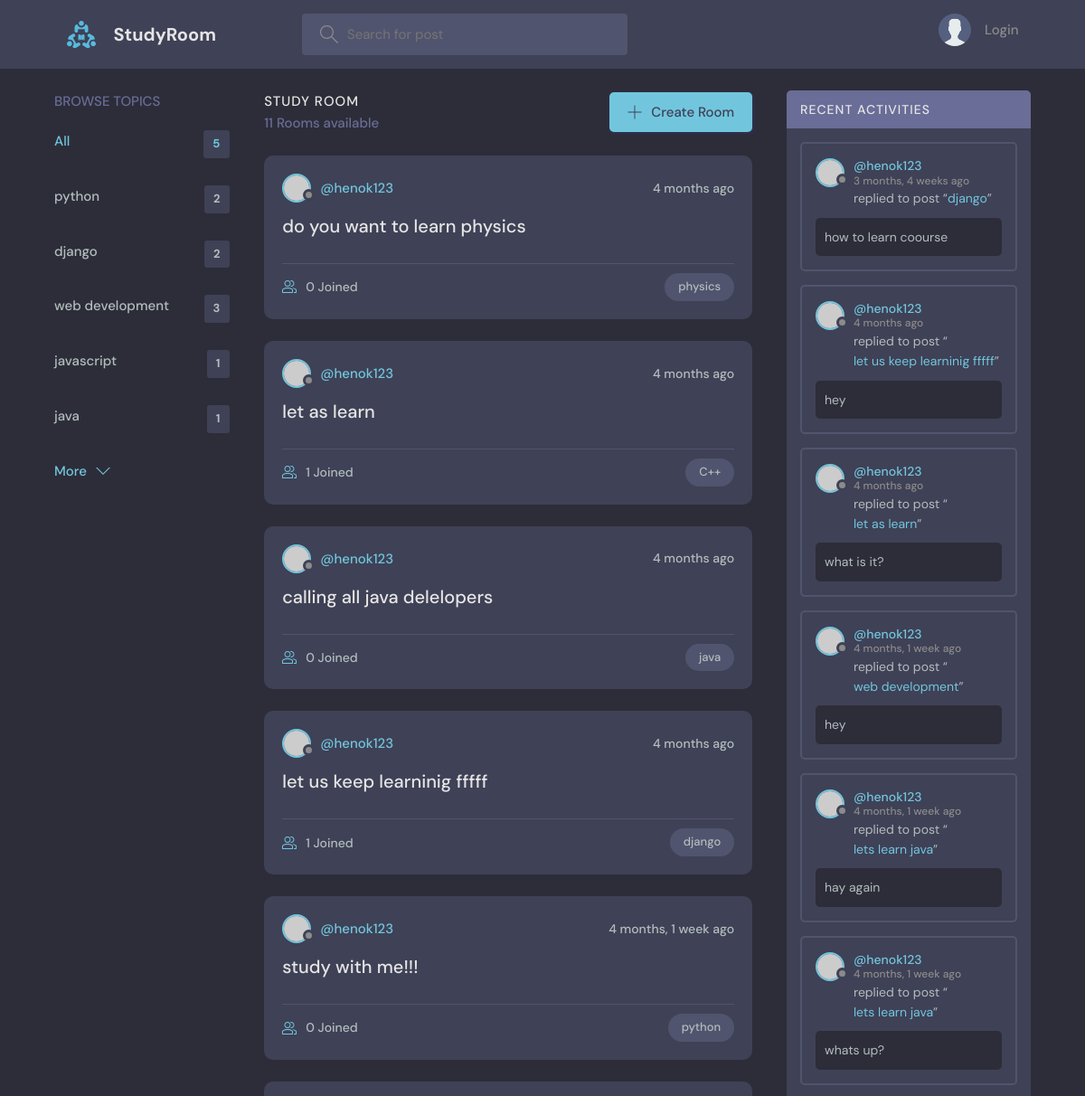
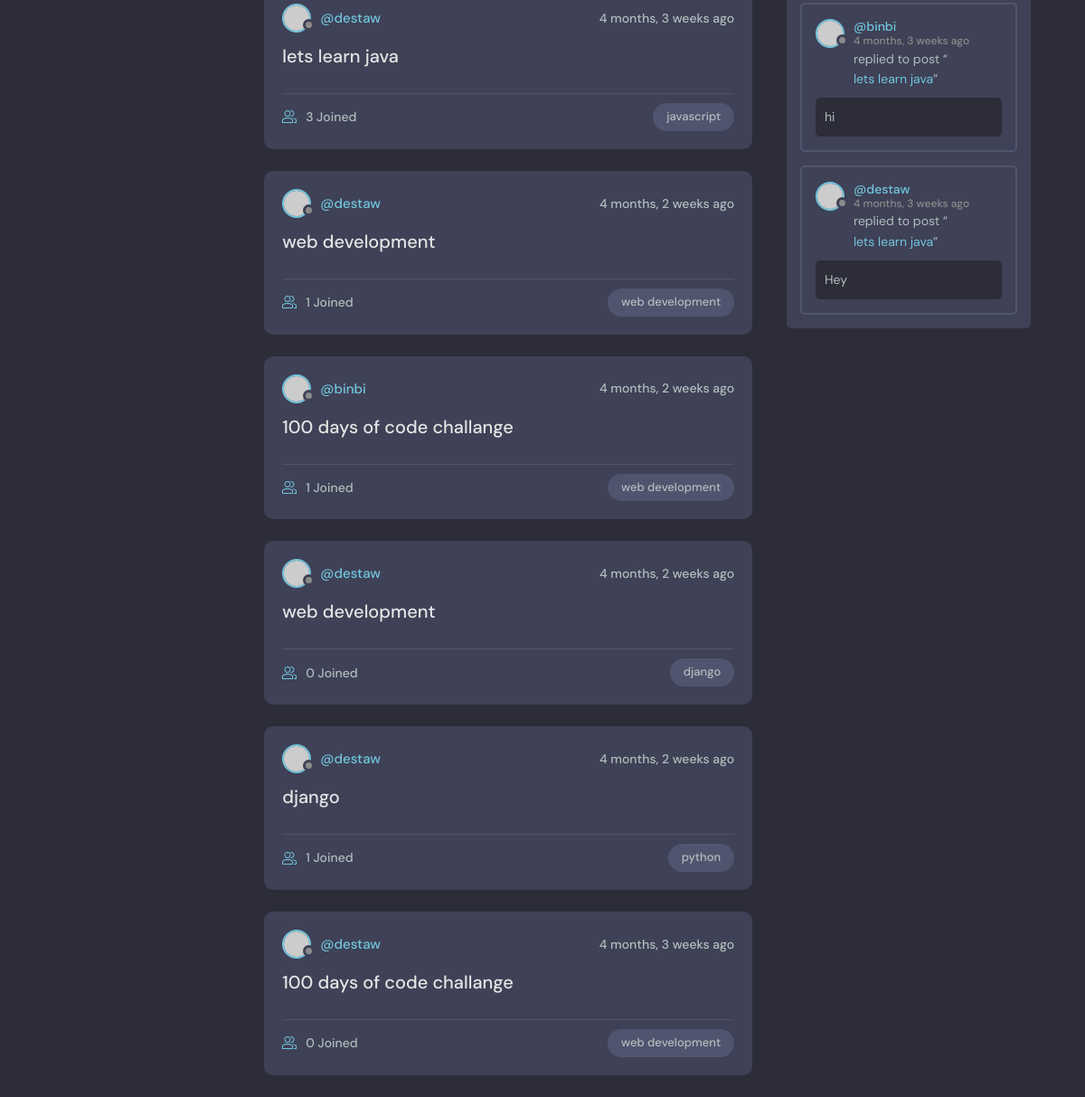
The page / on the database its author committed (2 pictures, top to bottom).
### base/models.py (models this page shows, shortened)
class Topic(models.Model):
     name = models.CharField(max_length=200)

class Room(models.Model):
    host = models.ForeignKey(User, on_delete=models.SET_NULL,null=True)
    topic =  models.ForeignKey(Topic, on_delete=models.SET_NULL,null=True)
    name = models.CharField(max_length=200)
    description = models.TextField(null=True,blank=True)
    participants =models.ManyToManyField(User,related_name="participants",blank=True)
    updated = models.DateTimeField(auto_now=True)
    created = models.DateTimeField(auto_now_add=True)
    class Meta:
        ordering = ['-updated','-created']
    def __str__(self):
        return self.name

class Message(models.Model):
     user = models.ForeignKey(User, on_delete=models.CASCADE)
     room =  models.ForeignKey(Room, on_delete=models.CASCADE)
     body = models.TextField()
     updated = models.DateTimeField(auto_now=True)
     created = models.DateTimeField(auto_now_add=True)
     class Meta:
        ordering = ['-updated','-created']

### base/views.py (the view)
# urls.py: path('',views.home, name="home"),
def home(request):
    q = request.GET.get('q') if request.GET.get('q') !=None else ''
    rooms = Room.objects.filter(
        Q(topic__name__icontains=q) |
        Q(name__icontains=q) |
        Q(description__icontains=q)
        )
    topics = Topic.objects.all()[0:5]
    room_count = rooms.count()
    room_messages = Message.objects.filter(Q(room__topic__name__icontains=q))
    context = {'rooms':rooms , 'topics': topics,
               'room_count':room_count , 'room_messages':room_messages}
    return render(request,'base/home.html',context)

### base/templates/base/home.html (shortened to what this page needs)
 {% extends "main.html" %}
 {% block content %}
    <main class="layout layout--3">
      <div class="container">
      {% include "base/topics_componenet.html" %}
        <div class="roomList">
          <div class="roomList__header">
            <div>
              <h2>Study Room</h2>
              <p>{{room_count}} Rooms available</p>
            </div>
            <a class="btn btn--main" href="{% url 'create_room' %}">
              <svg version="1.1" xmlns="http://www.w3.org/2000/svg" width="32" height="32" viewBox="0 0 32 32">
                <title>add</title>
                <path
                  d="M16.943 0.943h-1.885v14.115h-14.115v1.885h14.115v14.115h1.885v-14.115h14.115v-1.885h-14.115v-14.115z"
                ></path>
              </svg>
              Create Room
            </a>
          </div>
         {% include 'base/feed_componenet.html' %}
        </div>
         {% include 'base/activity_componenet.html'%}
      </div>
    </main>
    {% endblock  %}

### base/templates/base/topics_componenet.html
   <div class="topics">
          <div class="topics__header">
            <h2>Browse Topics</h2>
          </div>
          <ul class="topics__list">
            <li>
              <a href="{% url 'home'%}" class="active">All <span>{{topics.count}}</span></a>
            </li>
            {% for topic in topics %}
            <li>
              <a href="{% url 'home' %}?q={{topic.name}}">{{topic.name}} <span>{{topic.room_set.all.count}}</span></a>
            </li>
            {% endfor %}
          </ul>
          <a class="btn btn--link" href="{% url 'topics'%}">
            More
            <svg version="1.1" xmlns="http://www.w3.org/2000/svg" width="32" height="32" viewBox="0 0 32 32">
              <title>chevron-down</title>
              <path d="M16 21l-13-13h-3l16 16 16-16h-3l-13 13z"></path>
            </svg>
          </a>
        </div>

### base/templates/base/feed_componenet.html (shortened to what this page needs)
    {% for room in rooms %}
     <div class="roomListRoom">
            <div class="roomListRoom__header">
              <a href="{% url 'user-profile' room.host.id %}" class="roomListRoom__author">
                <div class="avatar avatar--small">
                  <img src="https://randomuser.me/api/portraits/women/11.jpg" />
                </div>
                <span>@{{room.host.username}}</span>
              </a>
              <div class="roomListRoom__actions">
                <span>{{room.created|timesince}} ago</span>
              </div>
            </div>
            <div class="roomListRoom__content">
              <a href="{% url 'room' room.id %}">{{room.name}}</a>
            </div>
            <div class="roomListRoom__meta">
              <a href="{% url 'room' room.id %}" class="roomListRoom__joined">
                {{room.participants.all.count}} Joined
              </a>
              <p class="roomListRoom__topic">{{room.topic.name}}</p>
            </div>
         </div>
      {% endfor %}

### base/templates/base/activity_componenet.html (shortened to what this page needs)
<div class="activities">
          <div class="activities__header">
            <h2>Recent Activities</h2>
          </div>
          {% for  message in room_messages %}
          <div class="activities__box">
            <div class="activities__boxHeader roomListRoom__header">
              <a href="{% url 'user-profile' message.user.id %}" class="roomListRoom__author">
                <div class="avatar avatar--small">
                  <img src="https://randomuser.me/api/portraits/women/11.jpg" />
                </div>
                <p>
                  @{{message.user}}
                  <span>{{message.created|timesince}} ago</span>
                </p>
              </a>
            </div>
            <div class="activities__boxContent">
              <p>replied to post “<a href="{% url 'room' message.room.id%}">{{message.room}}</a>”</p>
              <div class="activities__boxRoomContent">
                {{message.body}}
              </div>
            </div>
          </div>
       {% endfor %}
        </div>

### rows shown on the page
Topic: name "python", room_set.all.count "2"
Topic: name "django", room_set.all.count "2"
Topic: name "web development", room_set.all.count "3"
Topic: name "javascript", room_set.all.count "1"
Topic: name "java", room_set.all.count "1"
Room: host.username "henok123", created "4 months", name "do you want to learn physics", participants.all.count "0", topic.name "physics"
Room: host.username "henok123", created "4 months", name "let as learn", participants.all.count "1", topic.name "C++"
Room: host.username "henok123", created "4 months", name "calling all java delelopers", participants.all.count "0", topic.name "java"
Room: host.username "henok123", created "4 months", name "let us keep learninig fffff", participants.all.count "1", topic.name "django"
Room: host.username "henok123", created "4 months, 1 week", name "study with me!!!", participants.all.count "0", topic.name "python"
Room: host.username "destaw", created "4 months, 3 weeks", name "lets learn java", participants.all.count "3", topic.name "javascript"
Room: host.username "destaw", created "4 months, 2 weeks", name "web development", participants.all.count "1", topic.name "web development"
Room: host.username "binbi", created "4 months, 2 weeks", name "100 days of code challange", participants.all.count "1", topic.name "web development"
Room: host.username "destaw", created "4 months, 2 weeks", name "web development", participants.all.count "0", topic.name "django"
Room: host.username "destaw", created "4 months, 2 weeks", name "django", participants.all.count "1", topic.name "python"
Room: host.username "destaw", created "4 months, 3 weeks", name "100 days of code challange", participants.all.count "0", topic.name "web development"
Message: user "henok123", created "3 months, 4 weeks", room "django", body "how to learn coourse"
Message: user "henok123", created "4 months", room "let us keep learninig fffff", body "hey"
Message: user "henok123", created "4 months", room "let as learn", body "what is it?"
Message: user "henok123", created "4 months, 1 week", room "web development", body "hey"
Message: user "henok123", created "4 months, 1 week", room "lets learn java", body "hay again"
Message: user "henok123", created "4 months, 1 week", room "lets learn java", body "whats up?"
Message: user "binbi", created "4 months, 3 weeks", room "lets learn java", body "hi"
Message: user "destaw", created "4 months, 3 weeks", room "lets learn java", body "Hey"

### other values the page prints
{{ topics.count }} "5"
{{ room_count }} "11"
